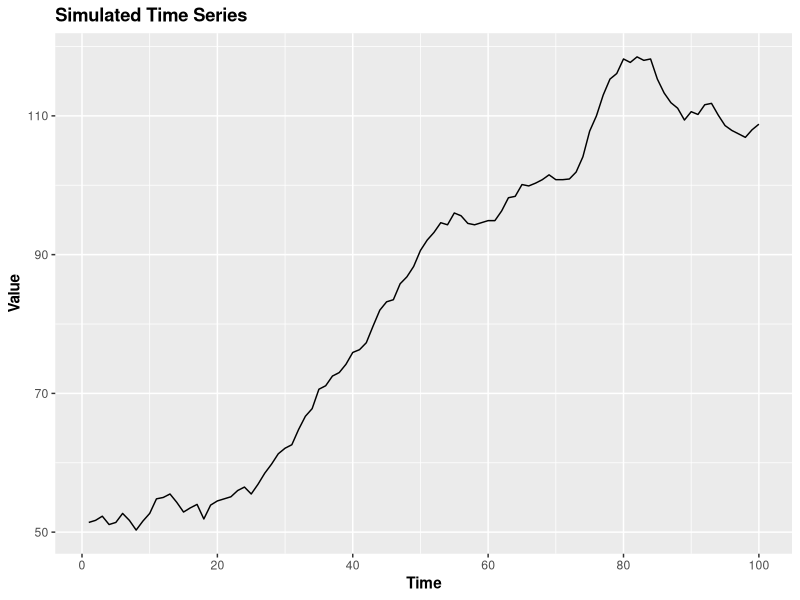
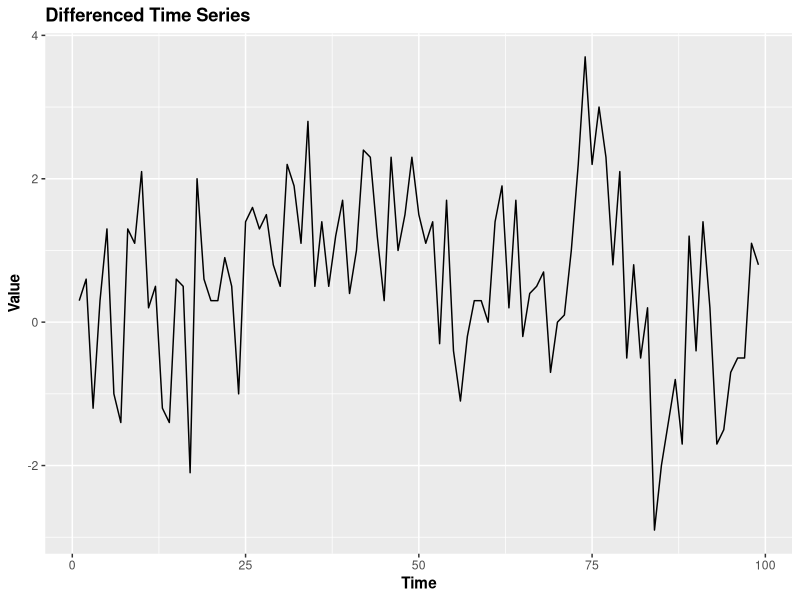
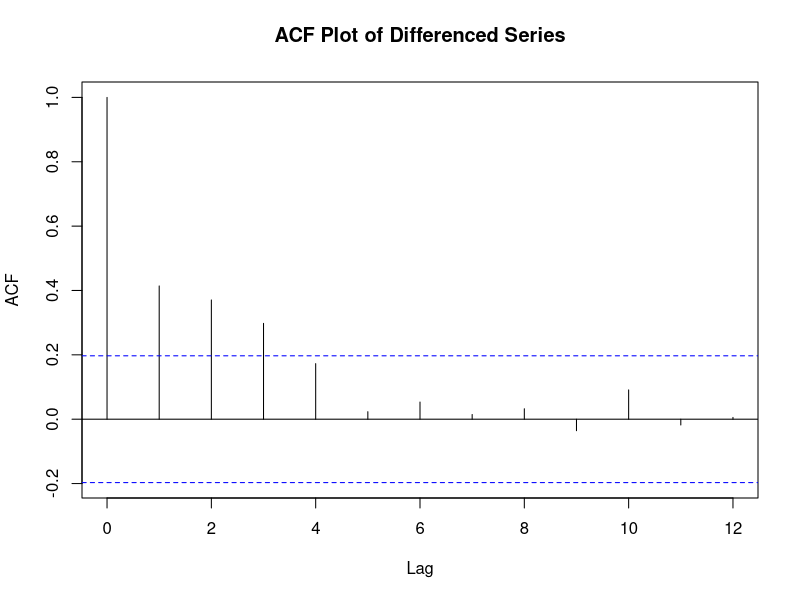
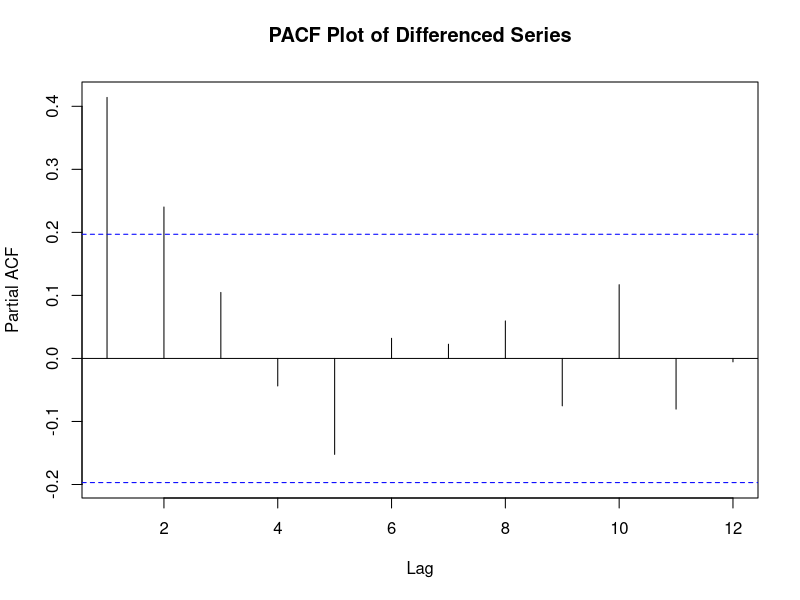
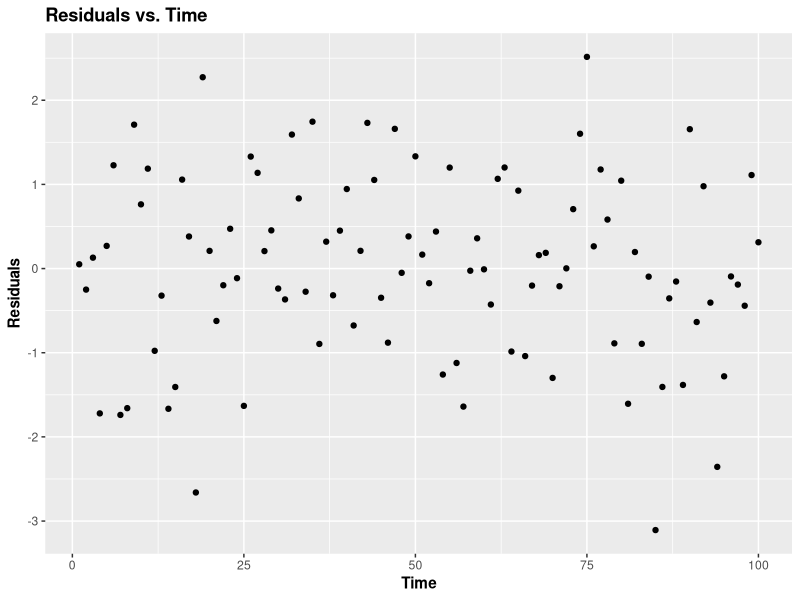
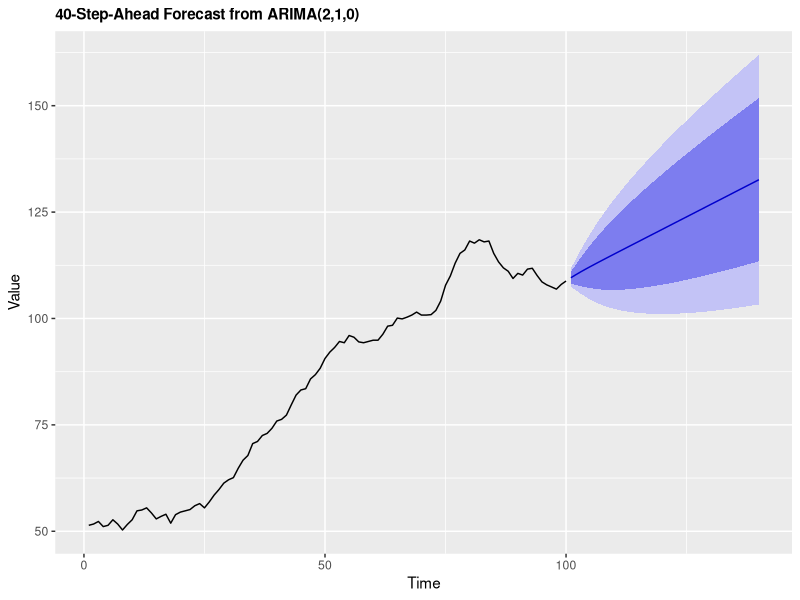

These charts were generated, in order, by the following R code:
#Installing the necessary packages:
install.packages("ggplot2")
library(ggplot2)
install.packages("tseries")
library(tseries)
install.packages("forecast")
library(forecast)

#Creating the time series dataset:
time = c(1:100)
ts_data = c(51.4, 51.7, 52.3, 51.1, 51.4, 52.7, 51.7, 50.3, 51.6, 52.7, 54.8, 55.0, 55.5, 54.3, 52.9, 
          53.5, 54.0, 51.9, 53.9, 54.5, 54.8, 55.1, 56.0, 56.5, 55.5, 56.9, 58.5, 59.8, 61.3, 62.1, 
          62.6, 64.8, 66.7, 67.8, 70.6, 71.1, 72.5, 73.0, 74.2, 75.9, 76.3, 77.3, 79.7, 82.0, 83.2, 
          83.5, 85.8, 86.8, 88.3, 90.6, 92.1, 93.2, 94.6, 94.3, 96.0, 95.6, 94.5, 94.3, 94.6, 94.9, 
          94.9, 96.3, 98.2, 98.4, 100.1, 99.9, 100.3, 100.8, 101.5, 100.8, 100.8, 100.9, 101.9, 
          104.1, 107.8, 110.0, 113.0, 115.3, 116.1, 118.2, 117.7, 118.5, 118.0, 118.2, 115.3, 
          113.3, 111.9, 111.1, 109.4, 110.6, 110.2, 111.6, 111.8, 110.1, 108.6, 107.9, 107.4, 
          106.9, 108.0, 108.8)

#Plotting the data: 
ggplot()+
  geom_line(aes(x = time,y = ts_data))+
  xlab("Time")+
  ylab("Value")+
  ggtitle("Simulated Time Series")+
  scale_x_continuous(breaks = seq(0, 100, by=20)) +     
  scale_y_continuous(breaks = seq(50, 150, by=20))+
  theme(
    plot.title = element_text(face = "bold"),
    axis.title.x = element_text(face = "bold"),
    axis.title.y = element_text(face = "bold")
  )

#Testing the data for stationarity:
adf.test(ts_data)

#Differencing the data:
diff_data = diff(ts_data)

#Retesting the data stationarity:
adf.test(diff_data)

#Plotting the differenced series:
ggplot()+
  geom_line(aes(x = time[1:99],y = diff_data))+
  xlab("Time")+
  ylab("Value")+
  ggtitle("Differenced Time Series")+
  theme(
    plot.title = element_text(face = "bold"),
    axis.title.x = element_text(face = "bold"),
    axis.title.y = element_text(face = "bold")
  )

#Creating the ACF plot of the differenced series:
acf(diff_data, main = "ACF Plot of Differenced Series", lag.max = 12)

#Creating the PACF plot of the differenced series:
pacf(diff_data, main = "PACF Plot of Differenced Series", lag.max = 12)

#Fitting the ARIMA model:
my_arima = Arima(ts_data, order=c(2,1,0), include.drift=TRUE)
summary(my_arima)

#Creating a time plot of residuals:
residuals_arima = residuals(my_arima)
ggplot(mapping=aes(x=time,y=residuals_arima))+
  geom_point()+
  xlab("Time")+
  ylab("Residuals")+
  ggtitle("Residuals vs. Time")+
  theme(
    plot.title = element_text(face = "bold"),
    axis.title.x = element_text(face = "bold"),
    axis.title.y = element_text(face = "bold")
  )

#Conducting the Ljung-Box test of residuals:
Box.test(residuals_arima, lag = 20, type = "Ljung-Box")

#Generating a 10-step-ahead forecast:
arima_forecast = forecast(my_arima, h = 40)

#Plotting the forecast using autoplot (ggplot2):
autoplot(arima_forecast) +
  xlab("Time") +
  ylab("Value") +
  ggtitle("40-Step-Ahead Forecast from ARIMA(2,1,0)")+
  theme(
    plot.title = element_text(size = 11, face = "bold")
  )












